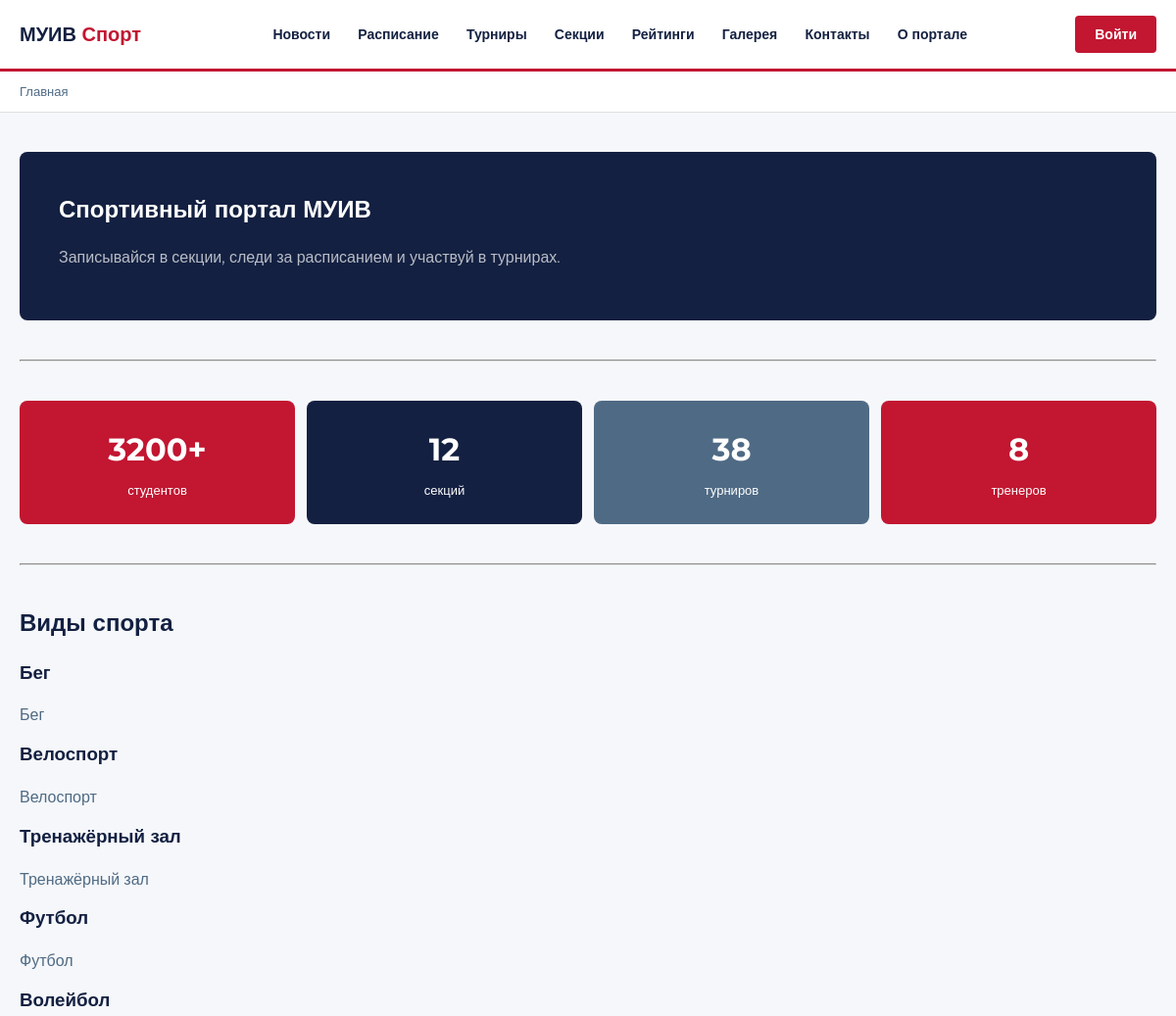
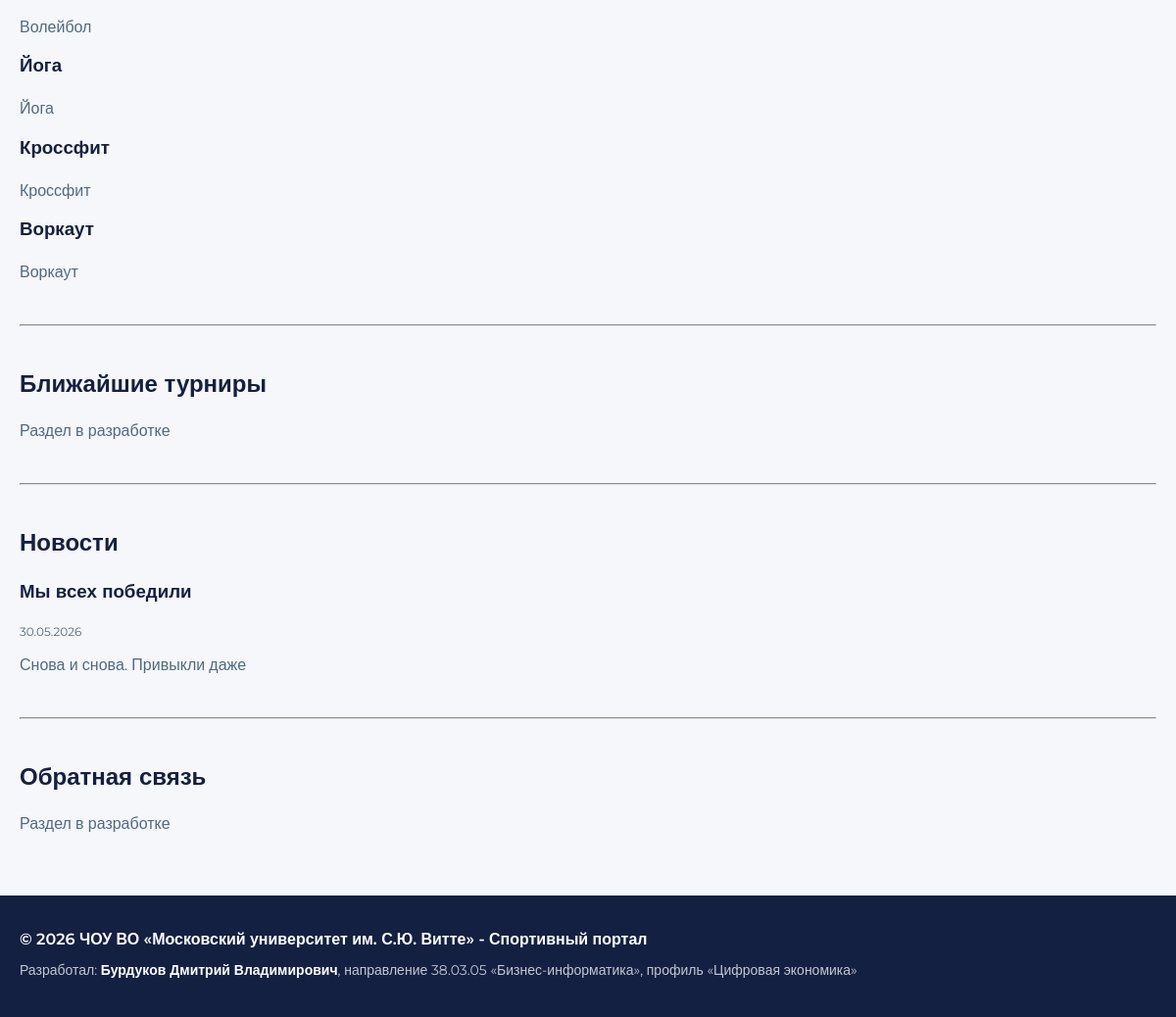
The page / on the database its author committed (2 pictures, top to bottom).
### main/models.py (models this page shows, shortened)
class Sport(models.Model):
    name        = models.CharField(max_length=100, verbose_name='Название')
    description = models.TextField(verbose_name='Описание')
    class Meta:
        verbose_name        = 'Вид спорта'
        verbose_name_plural = 'Виды спорта'

class News(models.Model):
    title   = models.CharField(max_length=200, verbose_name='Заголовок')
    content = models.TextField(verbose_name='Текст')
    created = models.DateTimeField(auto_now_add=True, verbose_name='Дата публикации')
    class Meta:
        verbose_name        = 'Новость'
        verbose_name_plural = 'Новости'
        ordering            = ['-created']

### main/views.py (the view)
# urls.py: path('', views.index, name='index'),
def index(request):
    sports = Sport.objects.all()
    news   = News.objects.all()
    return render(request, 'index.html', {
        'sports': sports,
        'news':   news,
    })

### templates/index.html (shortened to what this page needs)
{% extends 'base.html' %}
{% block content %}
<div class="container">
  <section style="padding: 40px 0;">
    <div style="background: var(--dark); border-radius: 8px; padding: 40px; color: white;">
      <h1 style="color: white;">Спортивный портал МУИВ</h1>
      <p style="color: rgba(255,255,255,.7);">Записывайся в секции, следи за расписанием и участвуй в турнирах.</p>
    </div>
  </section>
  <hr style="border-color: var(--border); margin-bottom: 40px;">
  <section style="margin-bottom: 40px;">
    <div style="display: grid; grid-template-columns: repeat(4, 1fr); gap: 12px;">
      <div style="background: var(--red); border-radius: 8px; padding: 24px; color: white; text-align: center;">
        <div style="font-size: 32px; font-weight: 700;">3200+</div>
        <div style="font-size: 13px; margin-top: 6px;">студентов</div>
      </div>
      <div style="background: var(--dark); border-radius: 8px; padding: 24px; color: white; text-align: center;">
        <div style="font-size: 32px; font-weight: 700;">12</div>
        <div style="font-size: 13px; margin-top: 6px;">секций</div>
      </div>
      <div style="background: var(--muted); border-radius: 8px; padding: 24px; color: white; text-align: center;">
        <div style="font-size: 32px; font-weight: 700;">38</div>
        <div style="font-size: 13px; margin-top: 6px;">турниров</div>
      </div>
      <div style="background: var(--red); border-radius: 8px; padding: 24px; color: white; text-align: center;">
        <div style="font-size: 32px; font-weight: 700;">8</div>
        <div style="font-size: 13px; margin-top: 6px;">тренеров</div>
      </div>
    </div>
  </section>
  <hr style="border-color: var(--border); margin-bottom: 40px;">
  <section style="margin-bottom: 40px;">
    <h2>Виды спорта</h2>
    {% for sport in sports %}
      <div class="card" style="margin-bottom: 12px;">
        <h3>{{ sport.name }}</h3>
        <p>{{ sport.description }}</p>
      </div>
    {% empty %}
      <p>Виды спорта не добавлены</p>
    {% endfor %}
  </section>
  <hr style="border-color: var(--border); margin-bottom: 40px;">
  <section style="margin-bottom: 40px;">
    <h2>Ближайшие турниры</h2>
    <p style="color: var(--muted);">Раздел в разработке</p>
  </section>
  <hr style="border-color: var(--border); margin-bottom: 40px;">
  <section style="margin-bottom: 40px;">
    <h2>Новости</h2>
    {% for item in news %}
      <div class="card" style="margin-bottom: 12px;">
        <h3>{{ item.title }}</h3>
        <p style="font-size: 12px; color: var(--muted);">{{ item.created|date:"d.m.Y" }}</p>
        <p>{{ item.content }}</p>
      </div>
    {% empty %}
      <p>Новости не добавлены</p>
    {% endfor %}
  </section>
  <hr style="border-color: var(--border); margin-bottom: 40px;">
  <section style="margin-bottom: 60px;">
    <h2>Обратная связь</h2>
    <p style="color: var(--muted);">Раздел в разработке</p>
  </section>
</div>
{% endblock %}

### static/css/style.css (style rules this page uses)
:root { --red: #C21631; --dark: #132041; --muted: #4F6A84; --border: #E0E0E0; --bg: #F5F7FA; --white: #FFFFFF; }
* { box-sizing: border-box; margin: 0; padding: 0; }
body { font-family: 'Montserrat', sans-serif; font-size: 16px; color: var(--dark); background: var(--bg); line-height: 1.6; }
.container { max-width: 1200px; margin: 0 auto; padding: 0 20px; }
h1, h2, h3 { font-weight: 700; margin-bottom: 16px; }
p { color: var(--muted); margin-bottom: 12px; }

### rows shown on the page
Sport: name "Бег", description "Бег"
Sport: name "Велоспорт", description "Велоспорт"
Sport: name "Тренажёрный зал", description "Тренажёрный зал"
Sport: name "Футбол", description "Футбол"
Sport: name "Волейбол", description "Волейбол"
Sport: name "Йога", description "Йога"
Sport: name "Кроссфит", description "Кроссфит"
Sport: name "Воркаут", description "Воркаут"
News: title "Мы всех победили", created "30.05.2026", content "Снова и снова. Привыкли даже"
